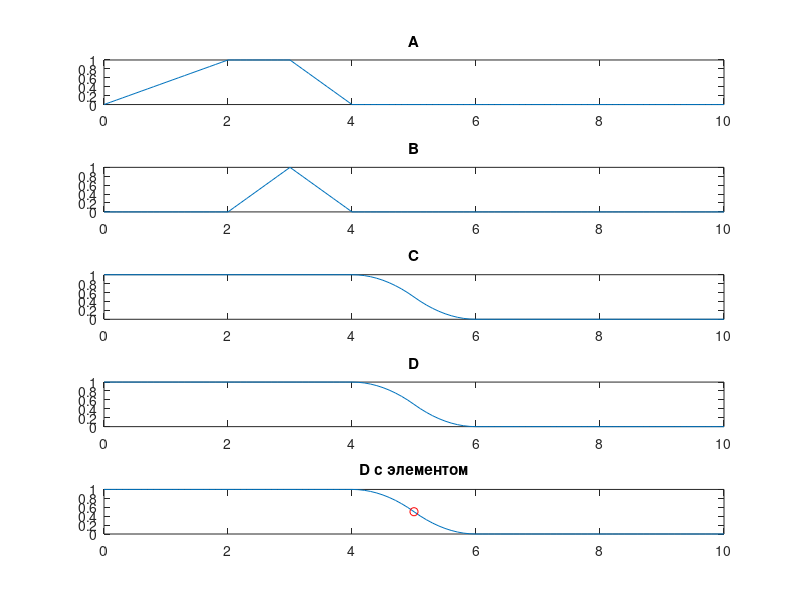

Write the MATLAB code that produced this figure.
% Определение нечетких множеств A, B и C
x = 0:0.1:10; % Определение диапазона значений

% Используем встроенные функции Fuzzy Logic Toolbox для определения функций принадлежности
A = trapmf(x, [0 2 3 4]); % Трапециевидная функция принадлежности для A
B = trimf(x, [2 3 4]); % Треугольная функция принадлежности для B
C = zmf(x, [4 6]); % Z-образная функция принадлежности для C

% Построение функции принадлежности для D = A∪B∩C
D = max(min(A, B), C); % Используем максиминный метод

% Определение степени принадлежности элемента к множеству D
element = 5;
membership_degree = interp1(x, D, element, 'linear'); % Интерполяция для определения степени принадлежности

% Вывод результатов
disp(['Степень принадлежности элемента ', num2str(element), ' к множеству D: ', num2str(membership_degree)]);

% Построение графиков функций принадлежности
figure;
subplot(5,1,1); plot(x, A); title('A'); ylim([0 1]);
subplot(5,1,2); plot(x, B); title('B'); ylim([0 1]);
subplot(5,1,3); plot(x, C); title('C'); ylim([0 1]);
subplot(5,1,4); plot(x, D); title('D'); ylim([0 1]);
subplot(5,1,5); plot(x, D); hold on; plot(element, membership_degree, 'ro'); title('D с элементом'); ylim([0 1]);
